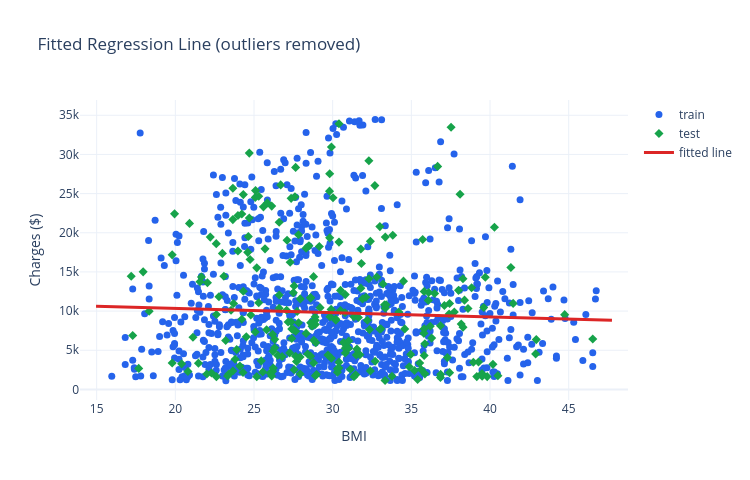

Notebook code cell kept with this figure:
### Code cell
line_x = np.linspace(X["bmi"].min() - 1, X["bmi"].max() + 1, 50)
line_y = model.predict(line_x.reshape(-1, 1))

fit_figure = go.Figure()
fit_figure.add_trace(go.Scatter(x=X_train["bmi"], y=y_train, mode="markers",
                                 marker=dict(size=7, color="#2563eb"), name="train"))
fit_figure.add_trace(go.Scatter(x=X_test["bmi"], y=y_test, mode="markers",
                                 marker=dict(size=7, color="#16a34a", symbol="diamond"), name="test"))
fit_figure.add_trace(go.Scatter(x=line_x, y=line_y, mode="lines",
                                 line=dict(color="#dc2626", width=3), name="fitted line"))
fit_figure.update_layout(title="Fitted Regression Line (outliers removed)", xaxis_title="BMI",
                          yaxis_title="Charges ($)", template="plotly_white", width=750, height=480)
fit_figure.show()

### Figure 1 — Plotly figure (JSON) as saved in the notebook; plotly's stock layout.template omitted (floating-point values rounded to 4 significant figures; data arrays with more than 128 entries replaced by an {"elided": "..."} marker saying what was removed)
{"data": [{"marker": {"color": "#2563eb", "size": 7}, "mode": "markers", "name": "train", "type": "scatter", "x": {"elided": "953 float values"}, "y": {"elided": "953 float values"}}, {"marker": {"color": "#16a34a", "size": 7, "symbol": "diamond"}, "mode": "markers", "name": "test", "type": "scatter", "x": {"elided": "239 float values"}, "y": {"elided": "239 float values"}}, {"line": {"color": "#dc2626", "width": 3}, "mode": "lines", "name": "fitted line", "type": "scatter", "x": [14.96, 15.63, 16.3, 16.97, 17.64, 18.31, 18.98, 19.64, 20.31, 20.98, 21.65, 22.32, 22.99, 23.66, 24.33, 25.0, 25.67, 26.34, 27.01, 27.67, 28.34, 29.01, 29.68, 30.35, 31.02, 31.69, 32.36, 33.03, 33.7, 34.37, 35.04, 35.7, 36.37, 37.04, 37.71, 38.38, 39.05, 39.72, 40.39, 41.06, 41.73, 42.4, 43.07, 43.73, 44.4, 45.07, 45.74, 46.41, 47.08, 47.75], "y": [10610.0, 10570.0, 10540.0, 10500.0, 10460.0, 10430.0, 10390.0, 10360.0, 10320.0, 10280.0, 10250.0, 10210.0, 10170.0, 10140.0, 10100.0, 10060.0, 10030.0, 9989.0, 9952.0, 9916.0, 9879.0, 9843.0, 9806.0, 9769.0, 9733.0, 9696.0, 9660.0, 9623.0, 9586.0, 9550.0, 9513.0, 9477.0, 9440.0, 9403.0, 9367.0, 9330.0, 9294.0, 9257.0, 9220.0, 9184.0, 9147.0, 9111.0, 9074.0, 9037.0, 9001.0, 8964.0, 8928.0, 8891.0, 8854.0, 8818.0]}], "layout": {"height": 480, "title": {"text": "Fitted Regression Line (outliers removed)"}, "width": 750, "xaxis": {"title": {"text": "BMI"}}, "yaxis": {"title": {"text": "Charges ($)"}}}}
